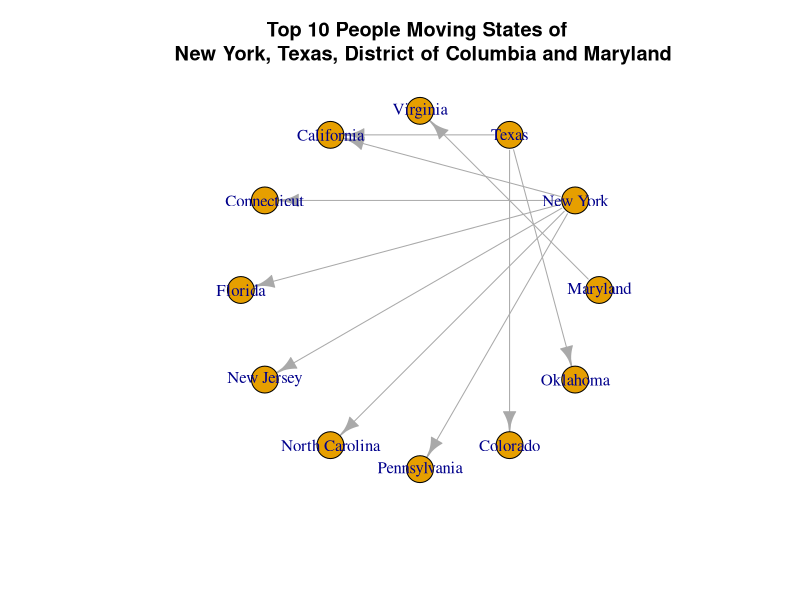
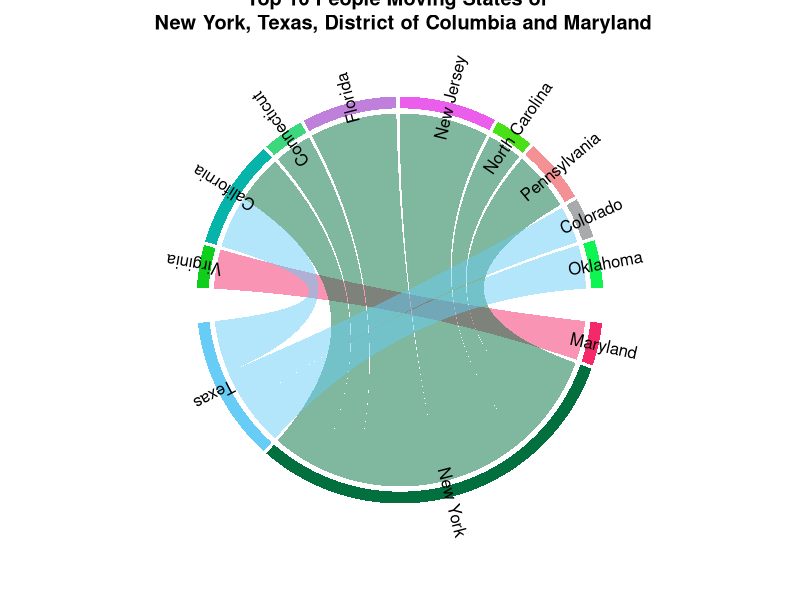

Write R code to recreate these figures, in order.
## ---- chunk 1
library(tidyverse)
library(igraph)
library(circlize)
library(knitr)
opts_chunk$set(fig.show = "hold")
## ---- chunk 2
# select rows
data=readxl::read_xls('data/State_to_State_Migrations_Table_2018.xls', skip=4)
## ---- chunk 3
# Set the target column
data = rename(data, 'target'='Current residence in...1')
# remove no need columns
data = select(data,-contains('Current residence in') )
data = select(data,-seq(3,119,2) )
data = select(data,-c(2:5))
# view data
data
# the amount of columns is 56
# ready for the rename processing
col_names = colnames(data[,2:56])
new_col_names = as.character(unlist(data[1, 2:56], use.names = FALSE))
# rename
data = rename_at(data,vars(col_names),~ new_col_names)
# drop NULL values and no need columns
data = drop_na(data)
data = filter(data,!target %in% c('United States2','Puerto Rico','Guam') )
data = gather(data,key='source', value='count' ,-target)
data$count = data$count %>% as.numeric()
data = data[,c(2,1,3)]
## ---- chunk 4
# finished and view data
head(data)
## ---- chunk 5
temp = filter(data,source %in% c('New York', 'Texas', 'District of Columbia', 'Maryland'))
tmep = group_by(temp,source)
temp = top_n(temp, 10, wt=count)
network1 = graph.data.frame(temp)
network2 = temp
plot(network1,layout=layout_in_circle(network1))
title('Top 10 People Moving States of \n New York, Texas, District of Columbia and Maryland')
chordDiagram(network2, annotationTrack = c('grid'),preAllocateTracks = list(track.height = max(strwidth(unlist(dimnames(network2))))))
circos.track(track.index = 1, panel.fun = function(x, y) {circos.text(CELL_META$xcenter, CELL_META$ylim[1], CELL_META$sector.index, facing = "clockwise")},bg.border = NA) 
title("Top 10 People Moving States of \n New York, Texas, District of Columbia and Maryland")
